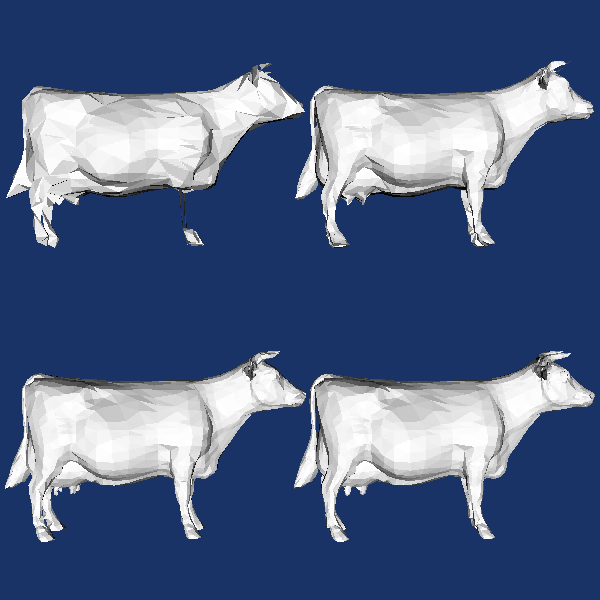

The script that drew this image:
#!/usr/bin/env python
# Demonstrate vtkmLevelOfDetail at four subdivision levels on a cow mesh.

import os

import vtkmodules.vtkInteractionStyle  # noqa: F401
import vtkmodules.vtkRenderingOpenGL2  # noqa: F401

from vtkmodules.vtkAcceleratorsVTKmFilters import vtkmLevelOfDetail
from vtkmodules.vtkFiltersCore import vtkTriangleFilter
from vtkmodules.vtkFiltersGeometry import vtkDataSetSurfaceFilter
from vtkmodules.vtkIOXML import vtkXMLPolyDataReader
from vtkmodules.vtkRenderingCore import (
    vtkActor,
    vtkPolyDataMapper,
    vtkRenderWindow,
    vtkRenderWindowInteractor,
    vtkRenderer,
)

data_dir = os.environ.get("VPE_DATA_DIR", os.path.dirname(os.path.abspath(__file__)))

# Read cow mesh and triangulate.
reader = vtkXMLPolyDataReader()
reader.SetFileName(os.path.join(data_dir, "cow.vtp"))

clean = vtkTriangleFilter()
clean.SetInputConnection(reader.GetOutputPort())
clean.Update()

# LOD at 16 divisions.
lod_0 = vtkmLevelOfDetail()
lod_0.SetInputConnection(clean.GetOutputPort())
lod_0.SetNumberOfXDivisions(16)
lod_0.SetNumberOfYDivisions(16)
lod_0.SetNumberOfZDivisions(16)

surface_0 = vtkDataSetSurfaceFilter()
surface_0.SetInputConnection(lod_0.GetOutputPort())

mapper_0 = vtkPolyDataMapper()
mapper_0.SetInputConnection(surface_0.GetOutputPort())

actor_0 = vtkActor()
actor_0.SetMapper(mapper_0)
actor_0.SetPosition(0, 0, 0)

# LOD at 32 divisions.
lod_1 = vtkmLevelOfDetail()
lod_1.SetInputConnection(clean.GetOutputPort())
lod_1.SetNumberOfXDivisions(32)
lod_1.SetNumberOfYDivisions(32)
lod_1.SetNumberOfZDivisions(32)

surface_1 = vtkDataSetSurfaceFilter()
surface_1.SetInputConnection(lod_1.GetOutputPort())

mapper_1 = vtkPolyDataMapper()
mapper_1.SetInputConnection(surface_1.GetOutputPort())

actor_1 = vtkActor()
actor_1.SetMapper(mapper_1)
actor_1.SetPosition(10, 0, 0)

# LOD at 48 divisions.
lod_2 = vtkmLevelOfDetail()
lod_2.SetInputConnection(clean.GetOutputPort())
lod_2.SetNumberOfXDivisions(48)
lod_2.SetNumberOfYDivisions(48)
lod_2.SetNumberOfZDivisions(48)

surface_2 = vtkDataSetSurfaceFilter()
surface_2.SetInputConnection(lod_2.GetOutputPort())

mapper_2 = vtkPolyDataMapper()
mapper_2.SetInputConnection(surface_2.GetOutputPort())

actor_2 = vtkActor()
actor_2.SetMapper(mapper_2)
actor_2.SetPosition(0, -10, 0)

# LOD at 64 divisions.
lod_3 = vtkmLevelOfDetail()
lod_3.SetInputConnection(clean.GetOutputPort())
lod_3.SetNumberOfXDivisions(64)
lod_3.SetNumberOfYDivisions(64)
lod_3.SetNumberOfZDivisions(64)

surface_3 = vtkDataSetSurfaceFilter()
surface_3.SetInputConnection(lod_3.GetOutputPort())

mapper_3 = vtkPolyDataMapper()
mapper_3.SetInputConnection(surface_3.GetOutputPort())

actor_3 = vtkActor()
actor_3.SetMapper(mapper_3)
actor_3.SetPosition(10, -10, 0)

# Renderer
renderer = vtkRenderer()
renderer.SetBackground(0.1, 0.2, 0.4)
renderer.AddActor(actor_0)
renderer.AddActor(actor_1)
renderer.AddActor(actor_2)
renderer.AddActor(actor_3)

# Window
render_window = vtkRenderWindow()
render_window.SetSize(600, 600)
render_window.AddRenderer(renderer)
render_window.SetWindowName("vtkm level of detail")

# Scene
renderer.ResetCamera()
renderer.GetActiveCamera().Zoom(1.3)

# Interactor
interactor = vtkRenderWindowInteractor()
interactor.SetRenderWindow(render_window)

interactor.Initialize()
interactor.Start()
